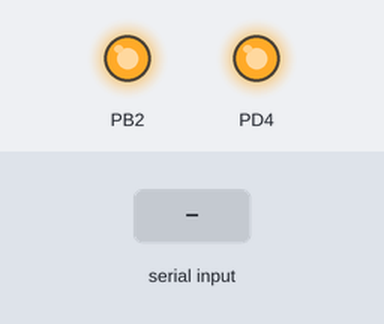
Recording of a program running on a simulated ATmega328P, built with avr-gcc and emulated at 16 MHz. Parts: output pins drawn as LEDs (lit = HIGH). The test bench sets the inputs (shaded band). Pins used as bus, display or sensor lines are not drawn; what the program prints to the serial monitor is not drawn.

Above: at 1.2 s.
1.3 s: "A\n" received over Serial
Timing chart, 0 to 4.3 s (numbered marks = the images above; inputs shaded):
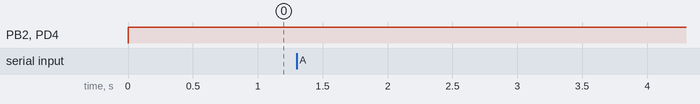

The program:

main.c
```c
/*
 * Hot Plate v0.c
 * Built for Atmega328p
 *
 * Created: 7/1/2017 4:21:26 PM
 * Author : Matthew
 */

/*******************   UART Message Format  *****************************
*  - First byte is a header dictating message type						*
*  - Second byte is data for that message, stored as raw binary			*
*		so that no string-to-int conversion is needed					*
*  - (For temp reading) Third byte combines with 2nd to form			*
*		16-bit temp reading. MSB sent first.							*
*																		*
*  Message Types:  1) (H)eater - (Rx) Sets duty cycle for hot plate		*
*								 heater coil. Values [0.100]			*
*                  2) (F)an    - (Rx) Determines cooling fan state		*
*                                Is a binary on or off					*
*                  3) (T)emp   - (Tx) send out temperature reading		*
*																		*
*																		*
*************************************************************************/

#define F_CPU 16000000

#define FOSC 16000000 // Clock Speed
#define BAUD 9600
#define MYUBRR FOSC/16/BAUD-1

#define ON			PORTB |= (1<<PORTB1)
#define OFF			PORTB &= ~(1<<PORTB1)
#define TOGGLE		PINB |= (1<<PINB1)

#define BUFFER_SIZE 30
#define SEND_STRING_SIZE 10

#include <avr/io.h>
#include <avr/interrupt.h>
#include <util/delay.h>
#include <string.h>

#include "USART_driver.h"
#include "PWM_driver.h"

volatile char dataReadyFlag;
volatile char buffer[BUFFER_SIZE];
volatile char ind;

ISR(TIMER1_COMPA_vect) {
	TOGGLE;
}

ISR(USART_RX_vect) {
	char d = UDR0;
	buffer[ind] = d;
	ind++;
	if (d == '\n') {
		dataReadyFlag = 1;
		ind = 0;
	}
}

void SPI_MasterInit(void) {
	/* Set MOSI and SCK output, all others input */
	DDRB |= (1<<PB3)|(1<<PB5);
	/* Enable SPI, Master, set clock rate fck/16 */
	SPCR = (1<<SPE)|(1<<MSTR)|(1<<SPR0)|(1<<SPR1);//|(1<<CPHA);
	//SPSR = _BV(SPI2X);
}

void SPI_MasterTransmit(char cData) {
	/* Start transmission */
	SPDR = cData;
	/* Wait for transmission complete */
	while(!(SPSR & (1<<SPIF)));
}

uint8_t SPI_ReceiveByte(void) {
	char Rx_char;
	SPI_MasterTransmit(0x00);
	while(!(SPSR & (1<<SPIF)));
	Rx_char = SPDR;
	return Rx_char;
}

int main(void) {
	/********* Variables   ****************************/
	char string[BUFFER_SIZE] = {'\n'};
	unsigned char sentHeaterDC = 0;
	unsigned char sentHeaterDC_old = 0;
	char fanState = 0;
	char send_string[SEND_STRING_SIZE] = {'\n'};
	uint32_t temp = 0;
	uint8_t connectStatus = 0;

	dataReadyFlag = 0;
	ind = 0;
	clearString(buffer, BUFFER_SIZE);
	clearString(string, BUFFER_SIZE);

	/********* Config bits and inits ******************/
	// Enable OCR1A output pin on PB1, !SS as output
	DDRB |= _BV(PB1) | _BV(PB2);
	DDRD |= _BV(PD4);
	PORTD |= _BV(PD4);
	PORTB |= _BV(PB2);
    USART_Init(MYUBRR);
	SPI_MasterInit();
	PWM_Init();
	sei();

    while (1) {
		if (dataReadyFlag) {
			dataReadyFlag = 0;
			strcpy(string, buffer);
			clearString(buffer, BUFFER_SIZE);
			//putString(string);
		}
		//clearString(string, BUFFER_SIZE);
		//getString(string);
		switch (string[0]) {
			case 'H':
				sentHeaterDC_old = sentHeaterDC;
				sentHeaterDC = string[1];
				clearString(string, BUFFER_SIZE);
				break;
			case 'F':
				fanState = string[1];
				clearString(string, BUFFER_SIZE);
				break;
			case 'A':
				connectStatus = 1;
				send_string[0] = 'R';
				send_string[1] = '\n';
				for (int i = 0; i<3; i++) {
					putString(send_string);
					_delay_ms(1);
				}
				clearString(send_string, SEND_STRING_SIZE);
				clearString(string, BUFFER_SIZE);
				break;
			case 'S':
				connectStatus = 0;
				clearString(send_string, SEND_STRING_SIZE);
				clearString(string, BUFFER_SIZE);
				break;
		}
		if (sentHeaterDC != sentHeaterDC_old)
			updatePWM((uint16_t)sentHeaterDC*80);
		if (connectStatus) {
			PORTD &= ~_BV(PD4);
			PORTB &= ~_BV(PB2);
			//_delay_us(1);
			temp = (uint32_t)SPI_ReceiveByte();
			temp <<= 8;
			temp |= (uint32_t)SPI_ReceiveByte();
			temp <<= 8;
			temp |= (uint32_t)SPI_ReceiveByte();
			temp <<= 8;
			temp |= (uint32_t)SPI_ReceiveByte();
			PORTD |= _BV(PD4);
			PORTB |= _BV(PB2);
			clearString(send_string, SEND_STRING_SIZE);
			send_string[0] = 'T';
			send_string[1] = (uint8_t)(temp>>24);
			send_string[2] = (uint8_t)(temp>>16);
			send_string[3] = (uint8_t)(temp>>8);
			send_string[4] = (uint8_t)(temp);
			send_string[5] = '\n';
			putString(send_string);
		}
		_delay_ms(50);
    }
}
```

PWM_driver.c
```c
#include <avr/io.h>
#include "PWM_driver.h"

void PWM_Init(void) {
	/**************************************************
	*					Equation:                     *
	*			   F_CPU/(2*N*TOP))                   *
	*	Where N is the prescalar set by CS bits, can  *
	*	be 1, 8, 64, 256, 1024                        *
	*	TOP == ICR1, input compare register           *
	*	See datasheet page 166 for more details       *
	**************************************************/

	TCCR1A=0;
	TCCR1B=0;
	TCCR1A |= _BV(WGM11);
	TCCR1B |= _BV(WGM13)| _BV(CS12) | _BV(CS10);
	OCR1A = 1;
	ICR1=8000;  // Sets the PWM frequency
	TCCR1A |= _BV(COM1A1);
}

void updatePWM(uint16_t DC) {
	OCR1A = DC;
}
```

PWM_driver.h
```c
#ifndef INCFILE1_H_
#define INCFILE1_H_

void updatePWM(uint16_t DC);
void PWM_Init(void);

#endif
```

USART_driver.c
```c
#include <avr/io.h>
#include "USART_driver.h"

void USART_Init( unsigned int ubrr)
{
	/*Set baud rate */
	UBRR0H = (unsigned char)(ubrr>>8);
	UBRR0L = (unsigned char)ubrr;
	//Enable receiver and transmitter */
	UCSR0B = (1<<RXEN0)|(1<<TXEN0)|(1<<RXCIE0);
	/* Set frame format: 8data, 1 stop bit */
	UCSR0C = (3<<UCSZ00);
}

void USART_Transmit( unsigned char data )
{
	/* Wait for empty transmit buffer */
	while ( !( UCSR0A & (1<<UDRE0)) );
	/* Put data into buffer, sends the data */
	UDR0 = data;
}

unsigned char USART_Receive( void ) {
	/* Wait for data to be received */
	while ( !(UCSR0A & (1<<RXC0)) );

	/* Get and return received data from buffer */
	return UDR0;
}

void getString(char string[]) {
	char rch = 'a';
	uint8_t i = 0;
	while (rch != '\n') {
		rch = USART_Receive();
		string[i] = rch;
		i++;
	}
	string[++i] = '\n';
}

void putString(char string[]) {
	char ch;
	uint8_t i = 0;
	while(ch != '\n') {
		ch = string[i++];
		USART_Transmit(ch);
	}
}

// zero out string
void clearString(char string[], char len) {
	char i = 0;
	for (i; i < len; i++) {
		string[i] = '\n';
	}
}
```

USART_driver.h
```c
#ifndef INCFILE1_H_
#define INCFILE1_H_

//volatile char stringReadyFlag;
//char buffer[100];

void USART_Init( unsigned int ubrr);
void USART_Transmit( unsigned char data );
unsigned char USART_Receive( void );
void getString(char strng[] );
void putString(char strng[]);
void clearString(char string[], char len);

#endif
```
